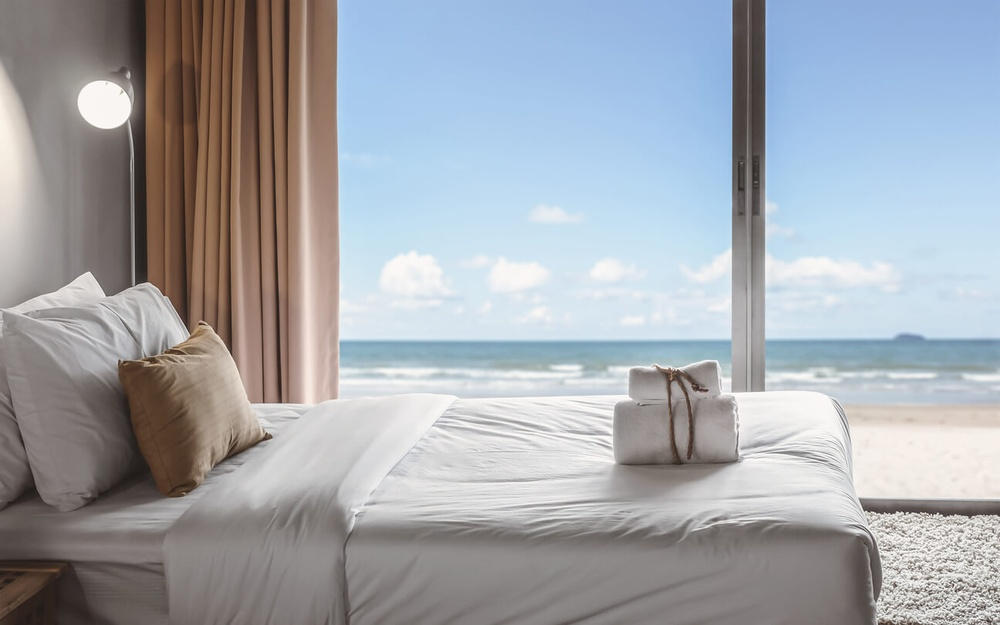
#> input picture Artificial Intelligence/sample.jpg, 1000 x 625 px, shrunk from 1296 x 810 before the run
$ jupyter execute 'Reading image using cv.ipynb'
#> lines starting #> are read from the running program, lines starting #| are printed output that depends on the picture
[cell 1]
import cv2

[cell 2]
img = cv2.imread("sample.jpg")
#> img is the input picture: shape (625, 1000, 3); mean B, G, R 173.3, 167.2, 163.3

[cell 3]
cv2.imshow("Room",img)
cv2.waitKey(0)
cv2.imwrite("non_ac_room.jpg",img)
cv2.destroyAllWindows()

[cell 4]
print(img.size)
#| 1875000

[cell 5]
print(img.shape)
#| (625, 1000, 3)

[cell 6]
print(img.dtype)
#| uint8

[cell 7]
grayimg = cv2.cvtColor(img,cv2.COLOR_BGR2GRAY)
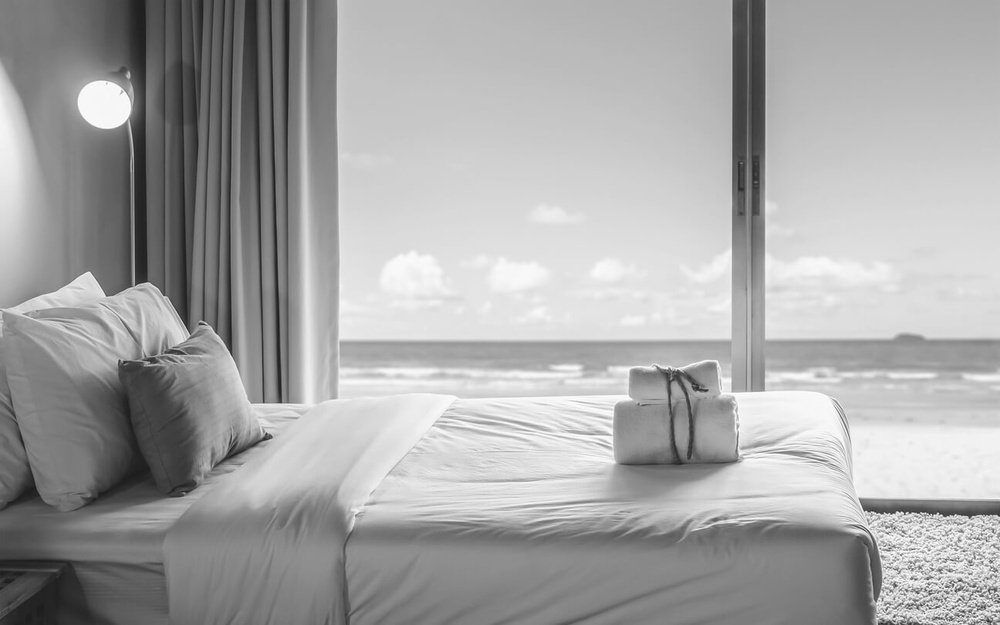
#> grayimg: shape (625, 1000); min 24, max 255, mean 166.7

[cell 8]
cv2.imshow("gray image",grayimg)
cv2.waitKey(0)

[cell 9]
cv2.imwrite("Gray_img.jpg",grayimg)
#> Out = True

[cell 10]
print(grayimg.shape)
#| (625, 1000)
